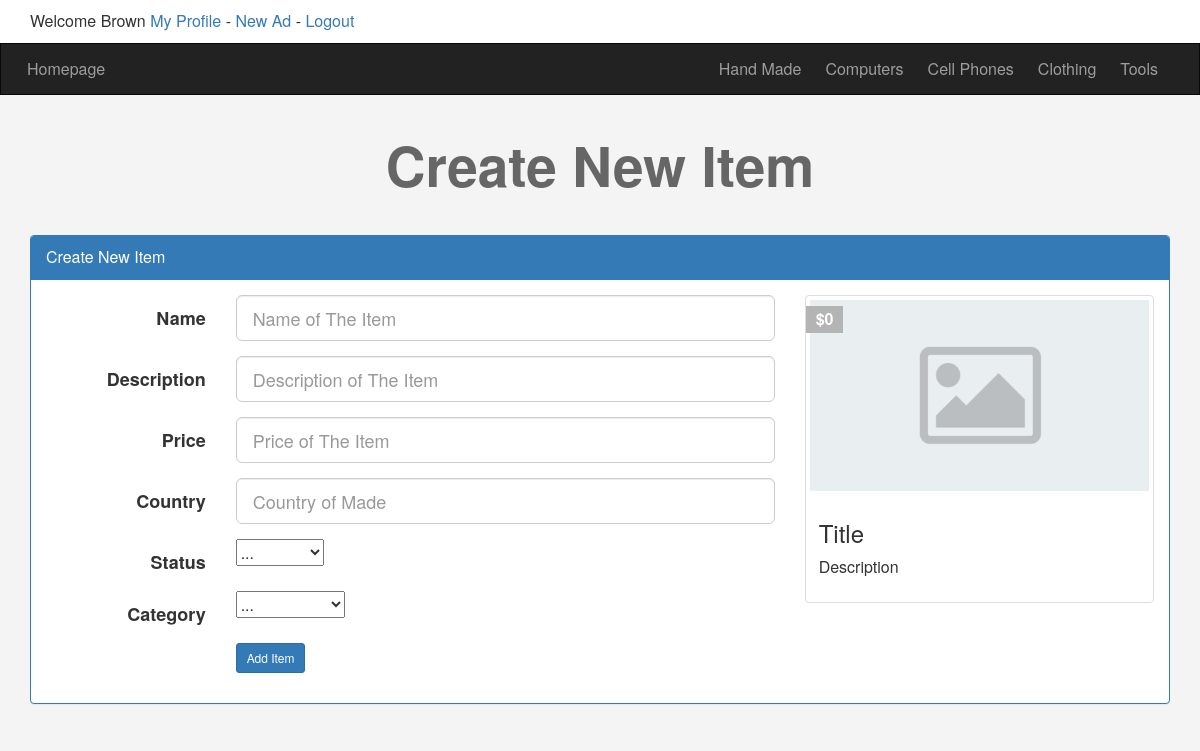
/Ecommerce/newad.php (signed in), run on the app's committed database.
### tables this page shows
CREATE TABLE `categories` (
  `ID` int(11) NOT NULL,
  `Name` varchar(255) NOT NULL,
  `Description` text NOT NULL,
  `Ordering` int(11) DEFAULT NULL,
  `Visibility` tinyint(4) NOT NULL DEFAULT 0,
  `Allow_Comment` tinyint(4) NOT NULL DEFAULT 0,
  `Allow_Ads` tinyint(4) NOT NULL DEFAULT 0
);

### Ecommerce/init.php (called while the page is built, shortened)
<?php
include 'admin/connect.php';
$sessionUser = '';
if(isset($_SESSION['user'])){
	$sessionUser = $_SESSION['user'];
}
$tpl  = 'includes/templates/';
$func = 'includes/functions/';
$css  = 'layout/css/';
include  $func . 'functions.php';
include  $tpl  . 'header.php';

### Ecommerce/includes/functions/functions.php (called while the page is built, shortened)
<?php
function getCat(){
   global $con;
   $getCat = $con->prepare("SELECT *
                            FROM categories
                            ORDER BY ID ASC");
   $getCat->execute();
   $cats = $getCat->fetchAll();
   return $cats;
}

### Ecommerce/newad.php (the view, shortened to what this page needs)
<?php
  $pageTitle = 'Create New Item';
  include  'init.php';
  if(isset($_SESSION['user'])){
?>
<h1 class="text-center"><?php echo $pageTitle; ?></h1>
<div class="create-ad block">
	<div class="container">
		<div class="panel panel-primary">
			<div class="panel-heading"><?php echo $pageTitle; ?></div>
			<div class="panel-body">
				<div class="row">
					<div class="col-md-8">
				      <form class="form-horizontal main-form"
				            action="<?php echo $_SERVER['PHP_SELF']; ?>" method="POST">
				            <div class="form-group form-group-lg">
				               <label class="col-sm-3 control-label">Name</label>
				               <div class="col-sm-10 col-md-9">
				                  <input
				                        type="text"
				                        name="name"
				                        required="required"
				                        class="form-control live"
				                        placeholder="Name of The Item"
				                        data-class=".live-title">
				               </div>
				            </div>
				            <div class="form-group form-group-lg">
				               <label class="col-sm-3 control-label">Description</label>
				               <div class="col-sm-10 col-md-9">
				                  <input
				                         type="text"
				                         name="description"
				                         required="required"
				                         class="form-control live"
				                         placeholder="Description of The Item"
				                         data-class=".live-desc">
				               </div>
				            </div>
				            <div class="form-group form-group-lg">
				               <label class="col-sm-3 control-label">Price</label>
				               <div class="col-sm-10 col-md-9">
				                  <input
				                         type="text"
				                         name="price"
				                         required="required"
				                         class="form-control live"
				                         placeholder="Price of The Item" data-class=".live-price">
				               </div>
				            </div>
				            <div class="form-group form-group-lg">
				               <label class="col-sm-3 control-label">Country</label>
				               <div class="col-sm-10 col-md-9">
				                  <input
				                         type="text"
				                         name="country"
				                         required="required"
				                         class="form-control"
				                         placeholder="Country of Made">
				               </div>
				            </div>
				            <div class="form-group form-group-lg">
				               <label class="col-sm-3 control-label">Status</label>
				               <div class="col-sm-10 col-md-9">
				                  <select  name="status">
				                      <option value="0">...</option>
				                  </select>
				               </div>
				            </div>
				            <div class="form-group form-group-lg">
				               <label class="col-sm-3 control-label">Category</label>
				               <div class="col-sm-10 col-md-9">
				                  <select  name="category">
				                      <option value="0">...</option>
				                  </select>
				               </div>
				            </div>
				            <div class="form-group">
				               <div class="col-sm-offset-3 col-sm-9">
				                  <input type="submit" value="Add Item" class="btn btn-primary btn-sm">
				               </div>
				            </div>
				         </form>
					</div>
					<div class="col-md-4">
					  <div class="thumbnail item-box live-preview">
		     	       <span class="price-tag">
		     	            $<span class="live-price">0</span>
		     	       </span>
		     	        <img class="img-responsive" src="img.png" alt="">
		     	          <div class="caption">
                             <h3 class="live-title">Title</h3>
                             <p class="live-desc">Description</p>
		     	          </div>
		     	      </div>
					</div>
				</div>
			</div>
		</div>
	</div>
</div>
<?php
  }else{
     header('Location: login.php');
     exit();
  }
  include $tpl. 'footer.php';
?>

### Ecommerce/includes/templates/header.php (shortened to what this page needs)
<!DOCTYPE html>
<html>
<head>
	<link rel="stylesheet" href="<?php echo $css; ?>bootstrap.min.css">
	<link rel="stylesheet" href="<?php echo $css; ?>font-awesome.min.css">
	<link rel="stylesheet" href="<?php echo $css; ?>jquery-ui.css">
	<link rel="stylesheet" href="<?php echo $css; ?>jquery.selectBoxIt.css">
	<link rel="stylesheet" href="<?php echo $css; ?>frontend.css">
</head>
<body>
<div class="upper-bar">
	 <div class="container">
      <?php
        if(isset($_SESSION['user'])){
           echo 'Welcome ' . $sessionUser .' ';
           echo '<a href="profile.php">My Profile</a>';
           echo ' - <a href="newad.php">New Ad</a>';
           echo ' - <a href="logout.php">Logout</a>';
        }else{
      ?>
      <a href="login.php">
         <span class="pull-right">Login/Signup</span>
      </a>
      <?php } ?>
   </div>
</div>
<nav class="navbar navbar-inverse">
  <div class="container">
    <div class="navbar-header">
      <a class="navbar-brand" href="index.php">Homepage</a>
    </div>
    <div class="collapse navbar-collapse" id="app-nav">
      <ul class="nav navbar-nav navbar-right">
        <?php
            foreach (getCat() as $cat) {
               echo '<li>
                       <a href="categories.php?pageid='.$cat['ID'].'&pagename='. str_replace(' ', '-', $cat['Name']) .'">'. $cat['Name'] . '
                       </a>
                    </li>';
            }
        ?>
      </ul>
    </div>
  </div>
</nav>

### Ecommerce/layout/css/frontend.css (style rules this page uses)
body { background-color: #F4F4F4; font-size: 16px; }
h1 { font-size: 55px; margin: 40px 0; font-weight: bold; color: #666; }
.navbar { border-radius: 0; margin-bottom: 0; }
.nav > li > a, .navbar-brand { padding: 15px 12px; }
.navbar-brand { font-size: 1em; }
.form-control { position: relative; }
.upper-bar { padding: 10px; background-color: #fff; }
.item-box { position: relative; }
.item-box .price-tag { background-color: #B4B4B4; padding: 2px 10px; position: absolute; left: 0; top: 10px; font-weight: bold; color: #fff; }

### data on the page
categories: Name "Hand Made"
categories: Name "Computers"
categories: Name "Cell Phones"
categories: Name "Clothing"
categories: Name "Tools"

### other printed values
$sessionUser "Brown"
$pageTitle "Create New Item"
